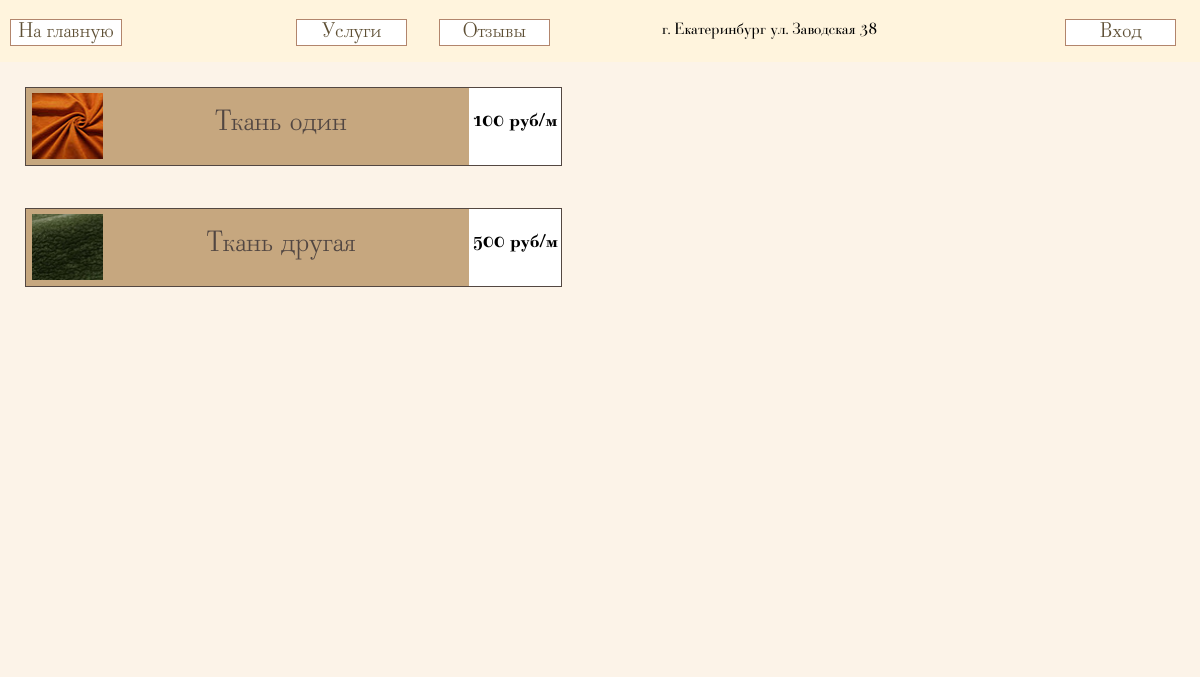
Screenshot of /material.html with the database file from the repository.
### cursovayaapp/models.py (models this page shows)
class Material(models.Model):
    name = models.CharField(max_length=50)
    price = models.IntegerField(default=0)
    imag = models.ImageField(upload_to="static/images", blank=True)

### cursovayaapp/views.py (the view)
# urls.py: path('material.html', MaterialPage.as_view()),
class MaterialPage(View):
    def get(self, request):
        materials = get_material()
        context = {
            'materials': materials
        }
        return render(request, 'material.html', context=context)

### cursovayaapp/basa.py (called while the page is built)
def get_material():
    materials = Material.objects.all()
    return materials

### cursovayaapp/templates/material.html (shortened to what this page needs)
<!DOCTYPE html>
<html class="nojs html css_verticalspacer" lang="ru-RU">
 <head>
  <link rel="stylesheet" type="text/css" href="static/css/site_global.css?crc=444006867"/>
  <link rel="stylesheet" type="text/css" href="static/css/material.css?crc=3760847978" id="pagesheet"/>
 </head>
 <body>
  <div class="clearfix borderbox" id="page">
   <div class="clearfix grpelem" id="pu687">
    <div class="browser_width" id="u687-bw">
     <div id="u687"></div>
    </div>
    <div id="u689-4-wrapper">
     <div class="clearfix" id="u689-4">
      <p id="u689-2">г. Екатеринбург ул. Заводская 38</p>
     </div>
    </div>
   </div>
   <div class="clearfix grpelem" id="ppu693-4">
    <div class="clearfix colelem" id="pu693-4">
     <a class="nonblock nontext clearfix grpelem" id="u693-4" href="/"><p>На главную</p></a>
     <a class="nonblock nontext clearfix grpelem" id="u690-4" href="service.html"><p>Услуги</p></a>
     <a class="nonblock nontext clearfix grpelem" id="u691-4" href="review.html"><p>Отзывы</p></a>
    </div>
    {% for material in materials %}
    {% include 'material_one.html' %}
    {% endfor %}
   </div>
   <a class="nonblock nontext clearfix grpelem" id="u692-4" href="enter.html"><p>Вход</p></a>
   <div class="verticalspacer" data-offset-top="166" data-content-above-spacer="166" data-content-below-spacer="334" data-sizePolicy="fixed" data-pintopage="page_fixedLeft"></div>
   </div>
   </body>
</html>

### cursovayaapp/templates/material_one.html
{% block content %}
<div class="clearfix colelem" id="u434">
     <div class="clearfix grpelem" id="u360">
      <div class="museBGSize grpelem" id="u363" style="background: transparent url({{ material.imag }}) no-repeat left top;"></div>
      <div class="clearfix grpelem" id="u416-4">
       <p>{{ material.name }}</p>
      </div>
      <div class="clearfix grpelem" id="u419">
       <div class="clearfix grpelem" id="u422-4">
        <p>{{ material.price }} руб/м</p>
       </div>
      </div>
     </div>
</div>
{% endblock %}

### cursovayaapp/static/css/site_global.css (style rules this page uses)
html { min-height: 100%; min-width: 100%; -ms-text-size-adjust: none; }
body, div, dl, dt, dd, ul, ol, li, nav, h1, h2, h3, h4, h5, h6, pre, code, form, fieldset, legend, input, button, textarea, p, blockquote, th, td, a { margin: 0px; padding: 0px; border-width: 0px; border-style: solid; border-color: transparent; -webkit-transform-origin: left top; -ms-transform-origin: left top; -o-transform-origin: left top; transform-origin: left top; background-repeat: no-repeat; }
, button, textarea, select, optgroup, option { font-family: inherit; font-size: inherit; font-style: inherit; font-weight: inherit; }
body { font-family: Arial, Helvetica Neue, Helvetica, sans-serif; text-align: left; font-size: 14px; line-height: 17px; word-wrap: break-word; text-rendering: optimizeLegibility; -moz-font-feature-settings: 'liga'; -ms-font-feature-settings: 'liga'; -webkit-font-feature-settings: 'liga'; font-feature-settings: 'liga'; }
a:link { color: #0000FF; text-decoration: underline; }
a.nontext { color: black; text-decoration: none; font-style: normal; font-weight: normal; }
.colelem { display: inline; float: left; clear: both; }
.clearfix:after { content: "\0020"; visibility: hidden; display: block; height: 0px; clear: both; }
.MenuBar .SubMenuVisible, .MenuBarVertical .SubMenuVisible, .MenuBar .SubMenu .SubMenuVisible, .popup_element.Active, span.actAsPara, .actAsDiv, a.nonblock.nontext, img.block { display: block; }
.borderbox { -moz-box-sizing: border-box; -webkit-box-sizing: border-box; -ms-box-sizing: border-box; box-sizing: border-box; }
.browser_width>* { position: absolute; left: 0px; right: 0px; }
.grpelem, .accordion_wrapper { display: inline; float: left; }
p, h1, h2, h3, h4, h5, h6, ol, ul, span.actAsPara { max-height: 1000000px; }
.colelem100, .verticalspacer { clear: both; }
.list0 li, .MenuBar .MenuItemContainer, .SlideShowContentPanel .fullscreen img, .css_verticalspacer .verticalspacer { position: relative; }
@media screen and (-webkit-min-device-pixel-ratio:0) { body { text-rendering: auto; } }

### rows the page displays
Material: imag (picture), name "Ткань один", price "100"
Material: imag (picture), name "Ткань другая", price "500"
